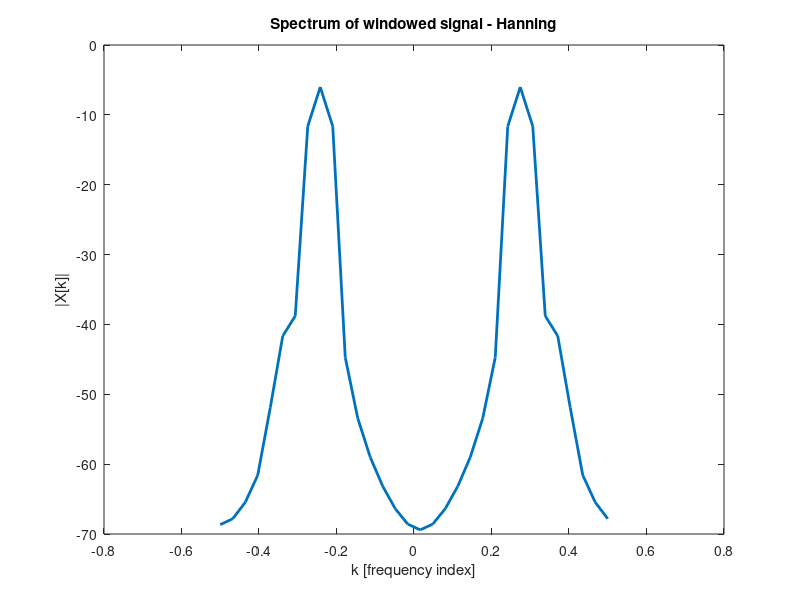
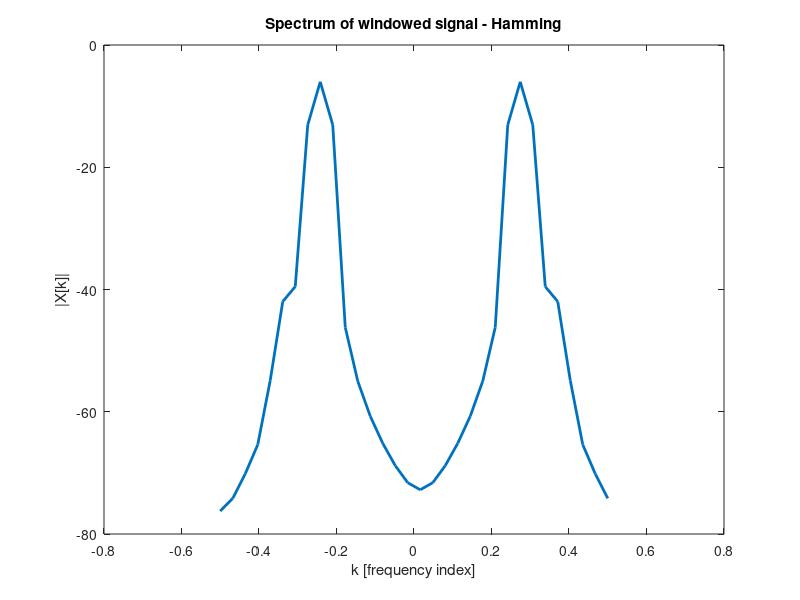
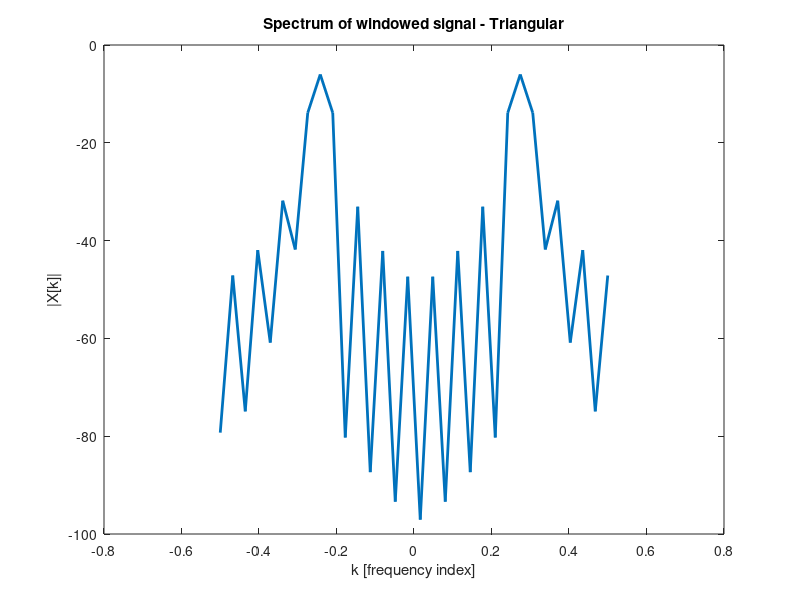
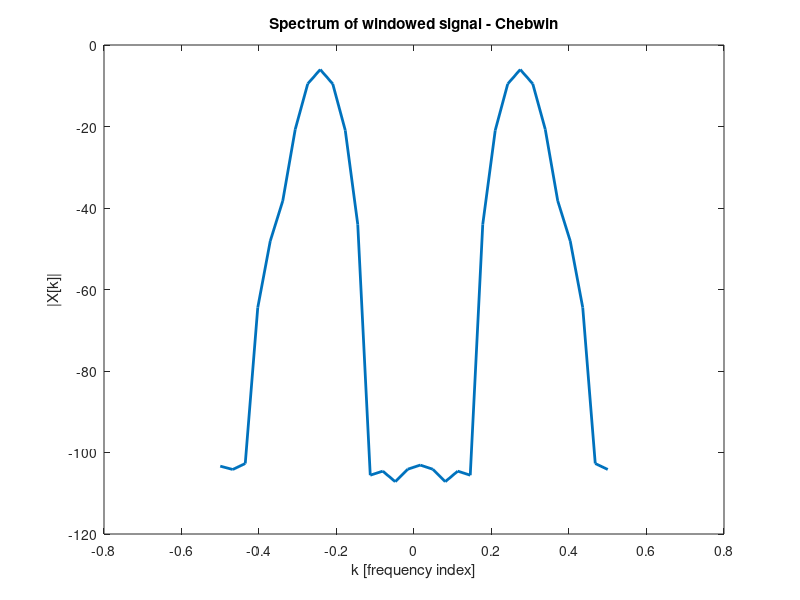

MATLAB code to generate these figures, in order:
%%Part 3: Windowing

A1 = 1;
A2 = 0.02;
L = 32;
F1 = 8/L;
F2 = 10.5/L;
N = 512;

%Number 1
%Hanning
n = 0:(L-1);
X1 = (A1*sin(2*pi*F1*n));
X2 = (A2*sin(2*pi*F2*n));
x = X1+X2;

w = hanning(L)'; % Choose Window
S1=sum(w)/L;     % Compute Window Scaling

X=fft(x.*w,L);   % Compute DFT
k=0:L-1;      % frequency index vector (for plots)

% Plot properly centered and scaled coefficients
S=L*S1; % Scaling = DFT * Windows Scaling
figure
Y=fftshift(X)/S; % Spectrum with proper scaling
%m=-floor((N)/2):1:floor((N-1)/2);
plot(linspace(-1/2,1/2,L),mag2db(abs(Y)),'marker','none','Linewidth',2);
hold on;
xlabel('k [frequency index]')
ylabel('|X[k]|')

title('Spectrum of windowed signal - Hanning')



%Haming
n = 0:(L-1);
X1 = (A1*sin(2*pi*F1*n));
X2 = (A2*sin(2*pi*F2*n));
x = X1+X2;

w = hamming(L)'; % Choose Window
S1=sum(w)/L;     % Compute Window Scaling

X=fft(x.*w,L);   % Compute DFT
k=0:L-1;      % frequency index vector (for plots)

% Plot properly centered and scaled coefficients
S=L*S1; % Scaling = DFT * Windows Scaling
figure
Y=fftshift(X)/S; % Spectrum with proper scaling
%m=-floor((N)/2):1:floor((N-1)/2);
plot(linspace(-1/2,1/2,L),mag2db(abs(Y)),'marker','none','Linewidth',2);
hold on;
xlabel('k [frequency index]')
ylabel('|X[k]|')

title('Spectrum of windowed signal - Hamming')




%Triangular
n = 0:(L-1);
X1 = (A1*sin(2*pi*F1*n));
X2 = (A2*sin(2*pi*F2*n));
x = X1+X2;

w = triang(L)'; % Choose Window
S1=sum(w)/L;     % Compute Window Scaling

X=fft(x.*w,L);   % Compute DFT
k=0:L-1;      % frequency index vector (for plots)

% Plot properly centered and scaled coefficients
S=L*S1; % Scaling = DFT * Windows Scaling
figure
Y=fftshift(X)/S; % Spectrum with proper scaling
%m=-floor((N)/2):1:floor((N-1)/2);
plot(linspace(-1/2,1/2,L),mag2db(abs(Y)),'marker','none','Linewidth',2);
hold on;
xlabel('k [frequency index]')
ylabel('|X[k]|')

title('Spectrum of windowed signal - Triangular')


%Chebwin
n = 0:(L-1);
X1 = (A1*sin(2*pi*F1*n));
X2 = (A2*sin(2*pi*F2*n));
x = X1+X2;

w = chebwin(L)'; % Choose Window
S1=sum(w)/L;     % Compute Window Scaling

X=fft(x.*w,L);   % Compute DFT
k=0:L-1;      % frequency index vector (for plots)

% Plot properly centered and scaled coefficients
S=L*S1; % Scaling = DFT * Windows Scaling
figure
Y=fftshift(X)/S; % Spectrum with proper scaling
%m=-floor((N)/2):1:floor((N-1)/2);
plot(linspace(-1/2,1/2,L),mag2db(abs(Y)),'marker','none','Linewidth',2);
hold on;
xlabel('k [frequency index]')
ylabel('|X[k]|')
title('Spectrum of windowed signal - Chebwin')

% The advantage of using dB scale for the vertical axis. This allows for the peaks
% to be visible otherwise the plots will stick to the top and or bottom of the graphs.

%Number 2

% Yes, windowing provides an optimal view of the plots highlighting both peaks in our case
% very evidently. More importantly, windowing in this case took a smaller subset of the larger
% existing dataset to process the plots and show the two peaks evidently. In each of the respective
% windowing cases, the contents were modified and the respectively plots were exposed. Additionally,
% it is important to note that one of the main things solved by windowing is reducing of frequency 
% masking which is what makes it so useful.

% In this event, Chebyshev looks the cleanest in the case that it gets rid of a lot of noise to clarify
% the showcasing of the plot. On the other hand, the others did not eliminate the noise completely but it 
% allowed for a better ability to view other frequencies or signals at a lower amplitude. Regardless, in windowing
% we are expected to lose lower signals anyway which is why Chebyshev seems to be the cleanest.

% Number 3

% Since in windowing, we're only taking a small subset of a larger dataset, we find that the price paid is that some smaller
% signals are lost in plotting the graph. On the other hand, the process reduces frequency masking which is the flip side advantange
% in doing windowing.

% Number 4

A1 = 1;
A2 = 0.02;
L = 32;
F1 = 8/L;
F2 = 9.5/L;
N = 512;


%Hanning
n = 0:(L-1);
X1 = (A1*sin(2*pi*F1*n));
X2 = (A2*sin(2*pi*F2*n));
x = X1+X2;

w = hanning(L)'; % Choose Window
S1=sum(w)/L;     % Compute Window Scaling

X=fft(x.*w,L);   % Compute DFT
k=0:L-1;      % frequency index vector (for plots)

% Plot properly centered and scaled coefficients
S=L*S1; % Scaling = DFT * Windows Scaling
figure
Y=fftshift(X)/S; % Spectrum with proper scaling
%m=-floor((N)/2):1:floor((N-1)/2);
plot(linspace(-1/2,1/2,L),mag2db(abs(Y)),'marker','none','Linewidth',2);
hold on;
xlabel('k [frequency index]')
ylabel('|X[k]|')

title('Spectrum of windowed signal - Hanning')



%Haming
n = 0:(L-1);
X1 = (A1*sin(2*pi*F1*n));
X2 = (A2*sin(2*pi*F2*n));
x = X1+X2;

w = hamming(L)'; % Choose Window
S1=sum(w)/L;     % Compute Window Scaling

X=fft(x.*w,L);   % Compute DFT
k=0:L-1;      % frequency index vector (for plots)

% Plot properly centered and scaled coefficients
S=L*S1; % Scaling = DFT * Windows Scaling
figure
Y=fftshift(X)/S; % Spectrum with proper scaling
%m=-floor((N)/2):1:floor((N-1)/2);
plot(linspace(-1/2,1/2,L),mag2db(abs(Y)),'marker','none','Linewidth',2);
hold on;
xlabel('k [frequency index]')
ylabel('|X[k]|')

title('Spectrum of windowed signal - Hamming')




%Triangular
n = 0:(L-1);
X1 = (A1*sin(2*pi*F1*n));
X2 = (A2*sin(2*pi*F2*n));
x = X1+X2;

w = triang(L)'; % Choose Window
S1=sum(w)/L;     % Compute Window Scaling

X=fft(x.*w,L);   % Compute DFT
k=0:L-1;      % frequency index vector (for plots)

% Plot properly centered and scaled coefficients
S=L*S1; % Scaling = DFT * Windows Scaling
figure
Y=fftshift(X)/S; % Spectrum with proper scaling
%m=-floor((N)/2):1:floor((N-1)/2);
plot(linspace(-1/2,1/2,L),mag2db(abs(Y)),'marker','none','Linewidth',2);
hold on;
xlabel('k [frequency index]')
ylabel('|X[k]|')

title('Spectrum of windowed signal - Triangular')


%Chebwin
n = 0:(L-1);
X1 = (A1*sin(2*pi*F1*n));
X2 = (A2*sin(2*pi*F2*n));
x = X1+X2;

w = chebwin(L)'; % Choose Window
S1=sum(w)/L;     % Compute Window Scaling

X=fft(x.*w,L);   % Compute DFT
k=0:L-1;      % frequency index vector (for plots)

% Plot properly centered and scaled coefficients
S=L*S1; % Scaling = DFT * Windows Scaling
figure
Y=fftshift(X)/S; % Spectrum with proper scaling
%m=-floor((N)/2):1:floor((N-1)/2);
plot(linspace(-1/2,1/2,L),mag2db(abs(Y)),'marker','none','Linewidth',2);
hold on;
xlabel('k [frequency index]')
ylabel('|X[k]|')
title('Spectrum of windowed signal - Chebwin')

% To answer this question, it's a little skewed. Since the amplitudes are different,
% we are not clearly seeing the two peeks. In the past, the issue was that if we sample
% at a faster rate, we would see the split within the peeks. In this case, while the grand
% image looks like a peek, the granular plot does not split into peeks therefore I would say that
% there is too much noise and is not safe to conclude that we will indeed get two peeks, unless of course
% the limitation bar for noise can be accounted for as a peek simply in graphical terms.